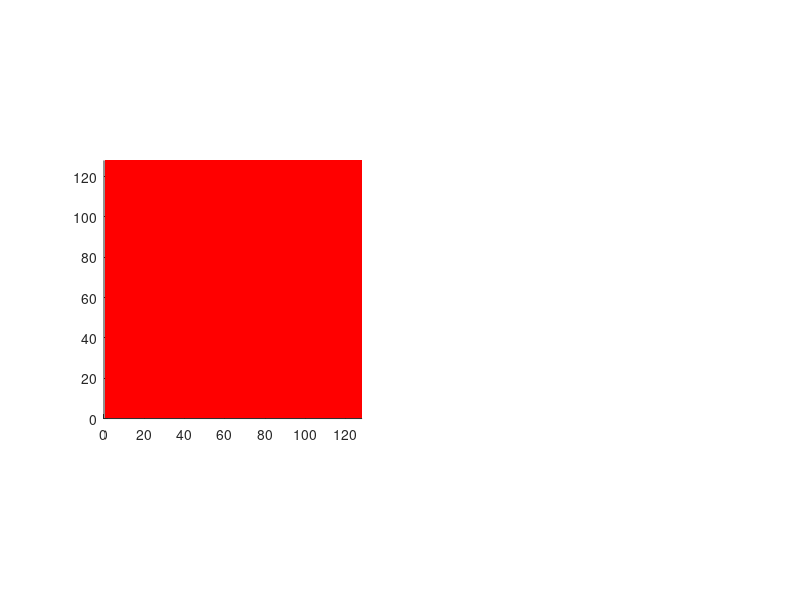

The MATLAB source for this figure: (Note: this script raises an error after producing the figure.)
%forestFire 1

timeSteps = 10000;
nrFires = 1000;
areaSize = 128;
fireSizeVec = [];
forest = zeros(areaSize, areaSize);
plotForest = true;

f = 0.2;
p = 0.1;

if plotForest
    subplot(1,2,1);
    map = [1 1 1; 1 0 0; 0 1 0];
    colormap(map);
    plot1 = imagesc('CData',forest);
    xlim([0 areaSize]);
    ylim([0 areaSize]);
    pbaspect([1 1 1]); 
end

t = 0;
while(size(fireSizeVec, 1) < nrFires)
    t = t+1;
    
    forest = TreeGrowth(forest, p);
    
    if plotForest
        set(plot1, 'CData', forest);
        drawnow
    end
    
    forest = BurnDown(forest, f);
    
    if(sum(forest(:) == 1) ~= 0)
        fireSizeVec = [fireSizeVec; sum(forest(:) == 1)];
        
        if plotForest
            set(plot1, 'CData', forest);
            drawnow
        end
    end
    forest(forest == 1) = 0;
    
end

fireSizeVec = fireSizeVec./areaSize^2;
fireSizeVec = fliplr(sort(fireSizeVec));

xValues = fliplr((1:nrFires)/nrFires);

subplot(1,2,2);
loglog(xValues,fireSizeVec,'.k', 'MarkerSize',2);
axis equal
pbaspect([1 1 1]); 
